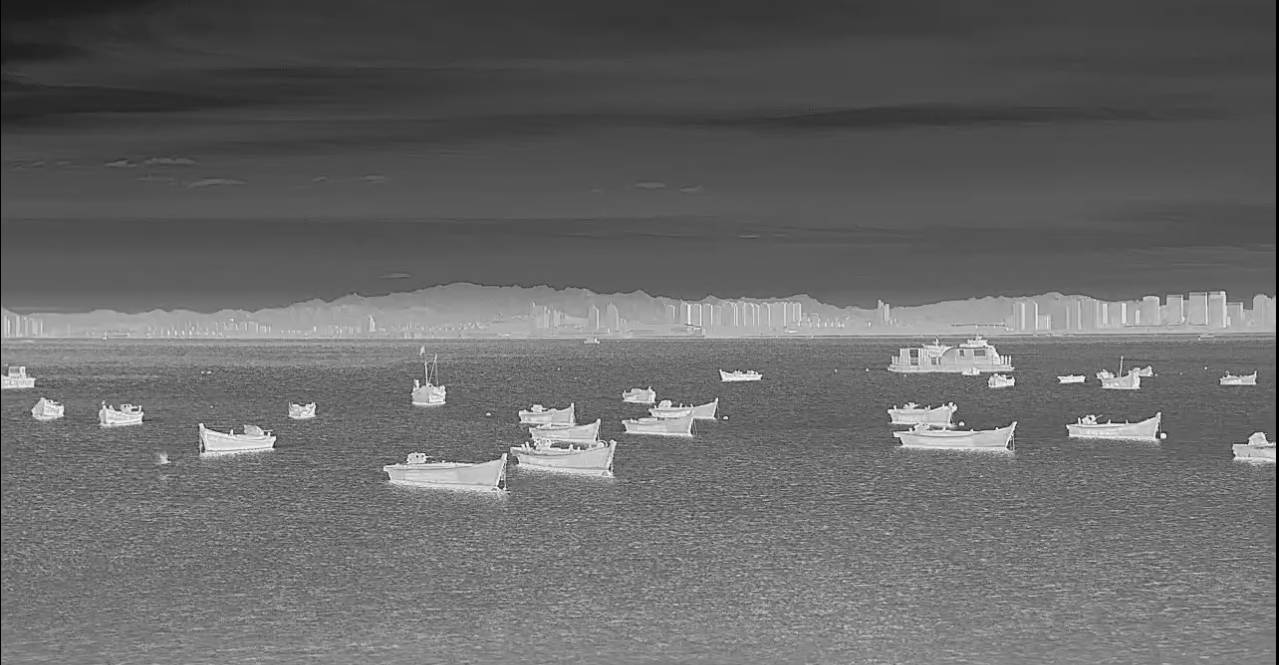
#> input picture boat-1.jpg, 1279 x 665 px
$ python main.py   (older library calls are emulated)
#> lines starting #> are read from the running program, lines starting #| are printed output that depends on the picture; after the words box and inside, x2 and y2 are one past the last pixel; in counts of white or black regions, pixels touching at a corner belong together
import cv2
import numpy as np

# Read the IR image
image = cv2.imread('boat-1.jpg', cv2.IMREAD_GRAYSCALE)
#> image is the input picture: shape (665, 1279); min 0, max 255, mean 104.1

# Method 1: Sobel Edge Detection
sobel_x = cv2.Sobel(image, cv2.CV_64F, 1, 0, ksize=3)
sobel_y = cv2.Sobel(image, cv2.CV_64F, 0, 1, ksize=3)
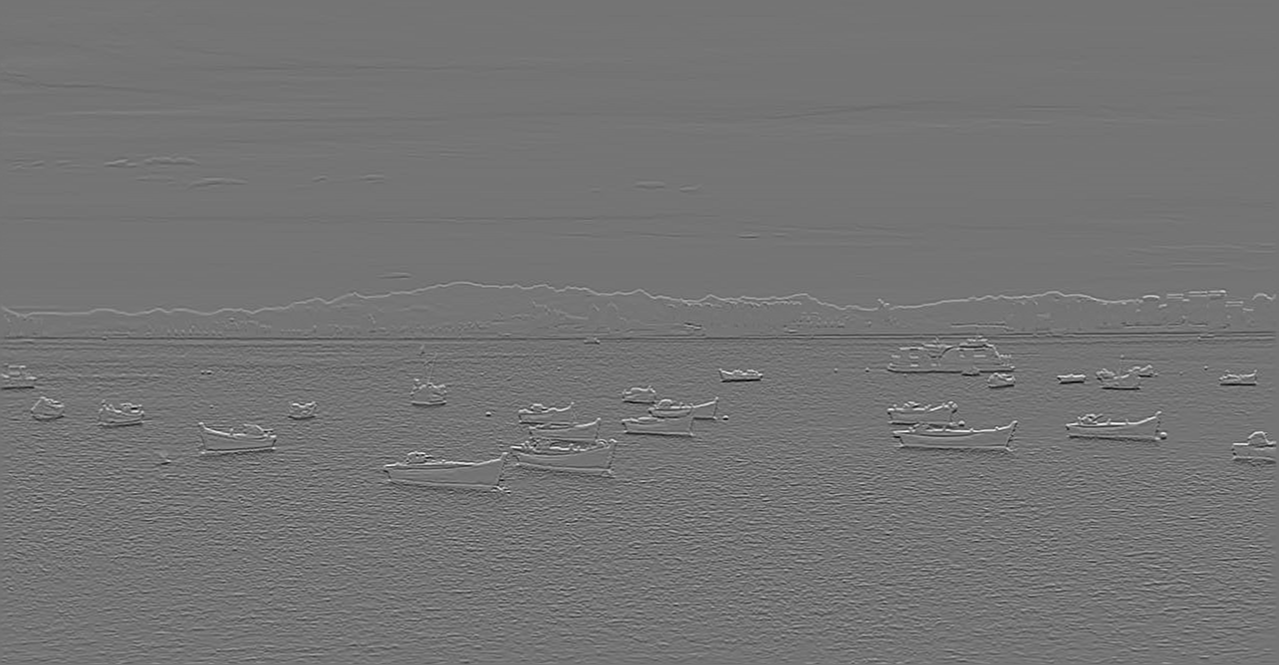
#> sobel_y: shape (665, 1279) float64; min -641, max 764, mean 0.9; drawn with min black and max white
sobel_edges = cv2.magnitude(sobel_x, sobel_y)

# Method 2: Laplacian Edge Detection
laplacian_edges = cv2.Laplacian(image, cv2.CV_64F)

# Method 3: Canny Edge Detection
canny_edges = cv2.Canny(image, 100, 200)
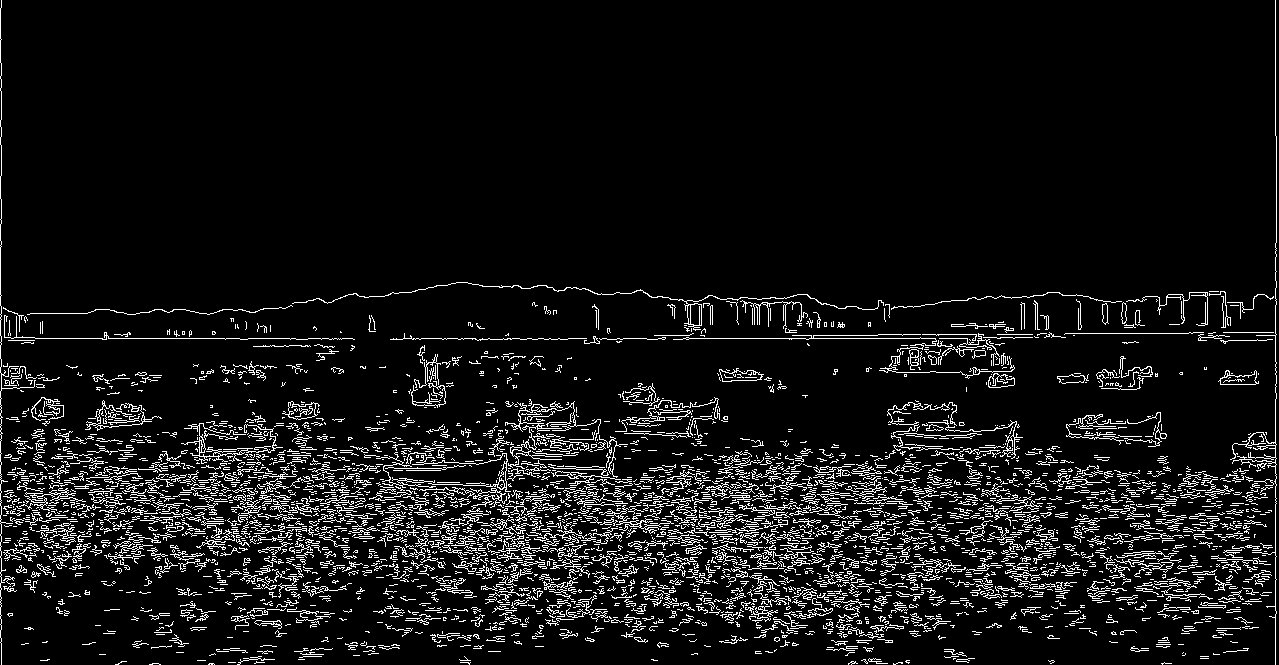
#> canny_edges: shape (665, 1279); 7.8% white in thin lines or dots

# Method 4: Thresholding
_, thresh = cv2.threshold(image, 150, 255, cv2.THRESH_BINARY)
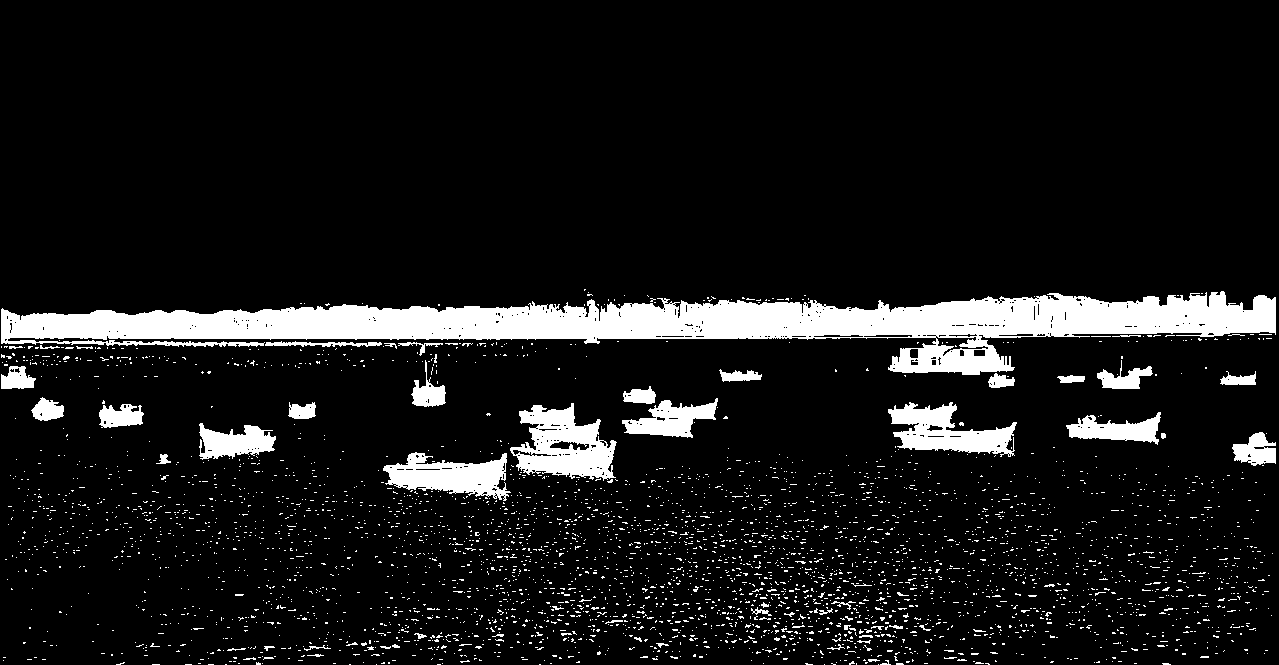
#> thresh: shape (665, 1279); 9.5% white; 3721 white regions (3653 under 20 px)

# Method 5: Contour Detection
contours, _ = cv2.findContours(thresh, cv2.RETR_EXTERNAL, cv2.CHAIN_APPROX_SIMPLE)
#> contours = 3718 contours, 3693 with area under 20; largest, box (x1, y1, x2, y2) and area: (1, 291, 1276, 375) 43674, (510, 403, 617, 481) 4888, (888, 402, 1017, 457) 3420, (383, 452, 511, 501) 3347, (622, 398, 718, 438) 1864
contour_image = np.zeros_like(image)
cv2.drawContours(contour_image, contours, -1, (255, 255, 255), 2)
#> contour_image: shape (665, 1279); 8.1% white; 2281 white regions (1714 under 20 px), largest, box (x1, y1, x2, y2) and area: (0, 290, 1277, 389) 15160, (509, 402, 619, 486) 1886, (380, 451, 513, 511) 1788

# Display the results
cv2.imshow('Original Image', image)
cv2.imshow('Sobel Edges', sobel_edges.astype(np.uint8))
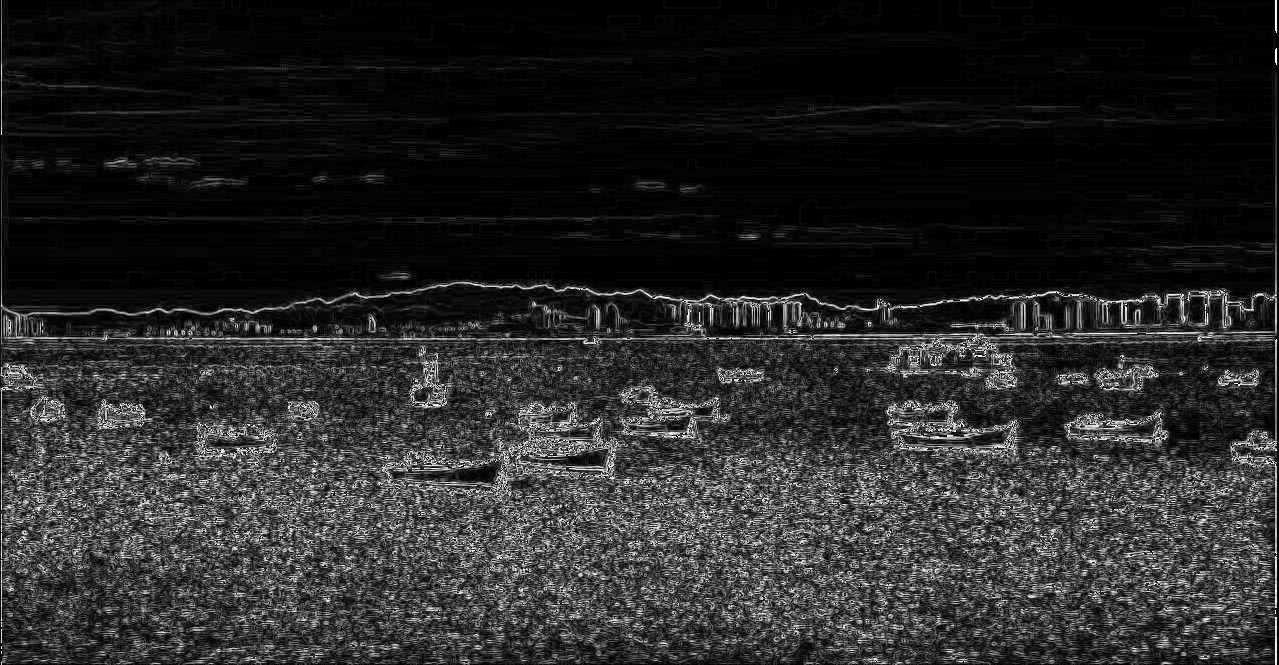
#> window 'Sobel Edges': shape (665, 1279); min 0, max 255, mean 39.8
cv2.imshow('Laplacian Edges', laplacian_edges.astype(np.uint8))
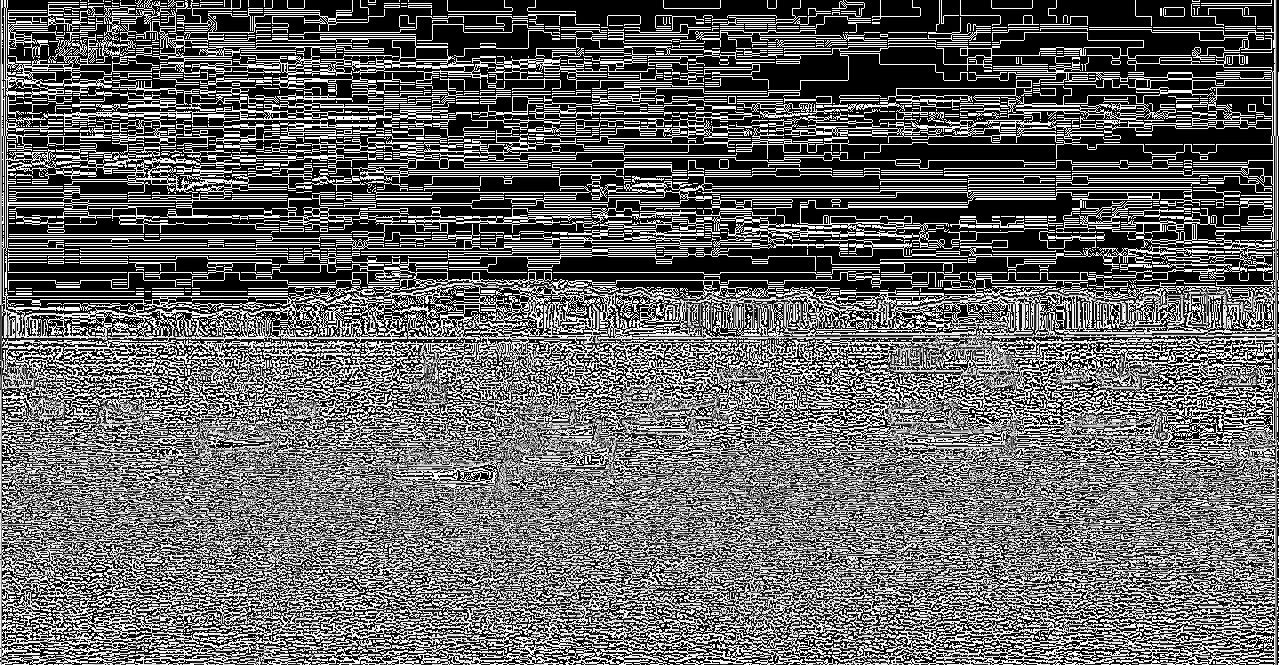
#> window 'Laplacian Edges': shape (665, 1279); min 0, max 255, mean 99.9
cv2.imshow('Canny Edges', canny_edges)
cv2.imshow('Thresholding', thresh)
cv2.imshow('Contour Detection', contour_image)
cv2.waitKey(0)
cv2.destroyAllWindows()
